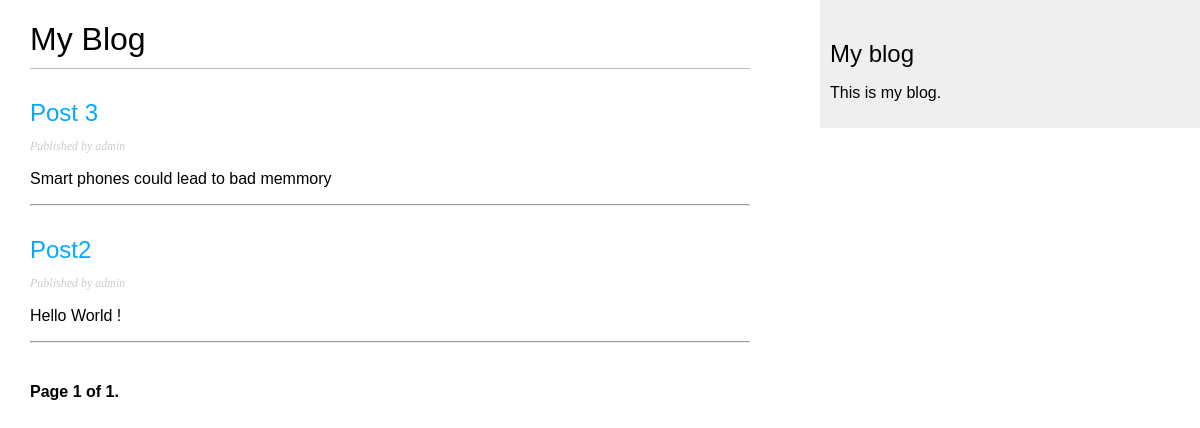
/blog/, run on an earlier commit of the app's database.
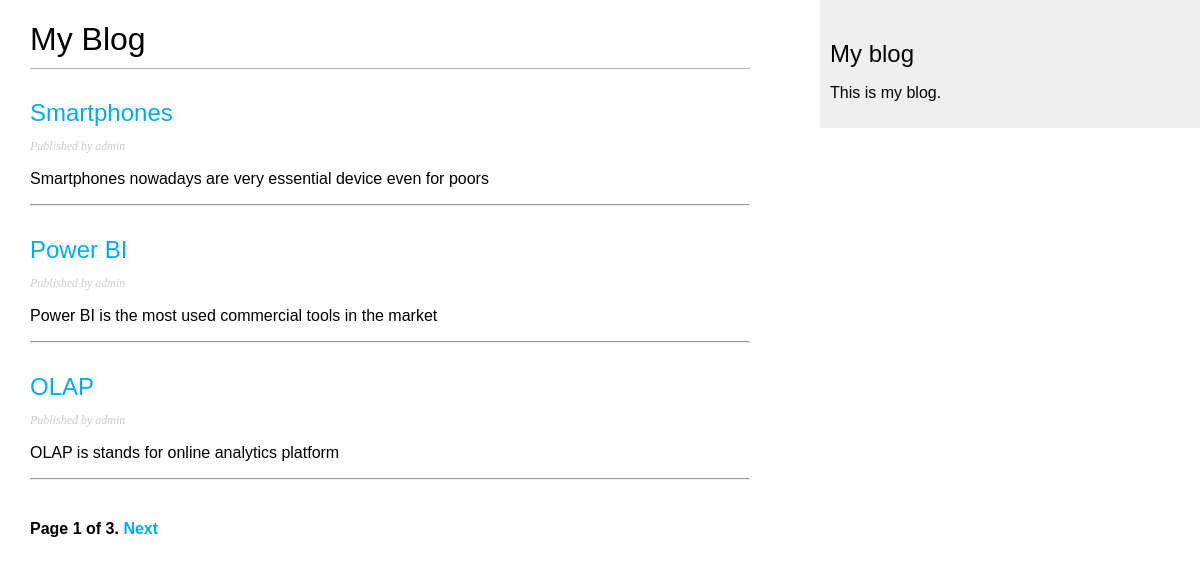
And on a later commit of the database.
### blog/models.py (models this page shows, shortened)
class Post(models.Model):
    class Status(models.TextChoices):
        DRAFT = 'draft'
        PUBLISHED = 'published'
    title = models.CharField(max_length=100)
    slug = models.SlugField(max_length=100 , unique_for_date='published')
    author = models.ForeignKey(User, on_delete=models.CASCADE,related_name='blog_posts')
    body = models.TextField()
    published = models.DateTimeField(default=timezone.now)
    created = models.DateTimeField(auto_now_add=True)
    updated = models.DateTimeField(auto_now=True)
    status = models.CharField(max_length=10, choices=Status.choices, default=Status.DRAFT)
    class Meta:
        ordering = ['-published' ]
        indexes = [
            models.Index(fields=['-published']),
        ]
    def get_absolute_url(self):
        return reverse('blog:post_detail', args=[self.published.year, self.published.month, self.published.day, self.slug])

### blog/views.py (the view)
# urls.py: path('', views.post_list, name='post_list'),
def post_list(request):
    post_list = Post.objects.all()
    paginator = Paginator(post_list, 3)
    page_number = request.GET.get('page',1)
    posts = paginator.get_page(page_number)
    return render(request, 'blog/post/list.html', {'posts': posts})

### blog/templates/blog/post/list.html (shortened to what this page needs)
{% extends "blog/base.html" %}
{% block content %}
    <h1>My Blog</h1>
    {% for post in posts %}
        <h2>
        <a href="{{post.get_absolute_url}}">
        {{ post.title }}
        </a>
        </h2>
        <p class="date">
        Published {{ post.publish }} by {{ post.author }}
        </p>
        {{ post.body|truncatewords:30|linebreaks }}
        <hr />
    {% endfor %}
    {% include "pagination.html" with page=page_obj %}
{% endblock %}

### blog/templates/blog/base.html (shortened to what this page needs)
{% load static %}
<!DOCTYPE html>
<html>
    <head>
        <link href="{% static "css/blog.css" %}" rel="stylesheet">
    </head>
    <body>
        <div id="content">
            {% block content %}
            {% endblock %}
        </div>
        <div id="sidebar">
            <h2>My blog</h2>
            <p>This is my blog.</p>
        </div>
    </body>
</html>

### blog/templates/pagination.html (shortened to what this page needs)
<div class="pagination">
    <span class="step-links">
    <span class="current">
        Page {{ posts.number }} of {{ posts.paginator.num_pages }}.
    </span>
    {% if posts.has_next %}
        <a href="?page={{ posts.next_page_number }}">Next</a>
    {% endif %}
    </span>
</div>

### blog/static/css/blog.css (style rules this page uses)
body { margin:0; padding:0; font-family:helvetica, sans-serif; }
a { color:#00abff; text-decoration:none; }
h1 { font-weight:normal; border-bottom:1px solid #bbb; padding:0 0 10px 0; }
h2 { font-weight:normal; margin:30px 0 0; }
#content { float:left; width:60%; padding:0 0 0 30px; }
#sidebar { float:right; width:30%; padding:10px; background:#efefef; height:100%; }
p.date { color:#ccc; font-family: georgia, serif; font-size: 12px; font-style: italic; }
.pagination { margin:40px 0; font-weight:bold; }

What changed in the data, as far as the page shows it:
no longer on this page (row unchanged): Post: title "Post 3", author "admin", body "Smart phones could lead to bad memmory"
no longer on this page (row unchanged): Post: title "Post2", author "admin", body "Hello World !"
added Post: title "Smartphones", author "admin", body "Smartphones nowadays are very essential device even for poors"
added Post: title "Power BI", author "admin", body "Power BI is the most used commercial tools in the market"
added Post: title "OLAP", author "admin", body "OLAP is stands for online analytics platform"
Also different on the page:
{{ posts.paginator.num_pages }}: "1" → "3"
text now shown: "Next"
